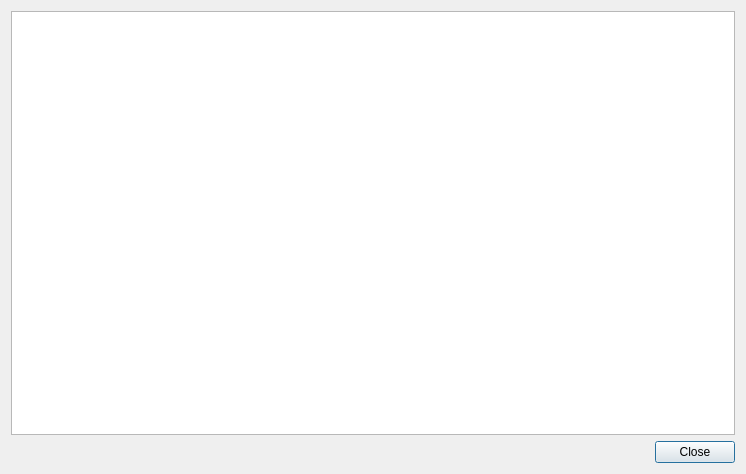
<?xml version="1.0" encoding="UTF-8"?>
<ui version="4.0">
 <class>PVTLicenceDialog</class>
 <widget class="QDialog" name="PVTLicenceDialog">
  <property name="geometry">
   <rect>
    <x>0</x>
    <y>0</y>
    <width>746</width>
    <height>474</height>
   </rect>
  </property>
  <property name="windowTitle">
   <string>Dialog</string>
  </property>
  <layout class="QGridLayout" name="gridLayout">
   <item row="0" column="0">
    <widget class="QPlainTextEdit" name="plainTextEditLicence"/>
   </item>
   <item row="1" column="0">
    <layout class="QHBoxLayout" name="horizontalLayout">
     <item>
      <spacer name="horizontalSpacer">
       <property name="orientation">
        <enum>Qt::Horizontal</enum>
       </property>
       <property name="sizeHint" stdset="0">
        <size>
         <width>40</width>
         <height>20</height>
        </size>
       </property>
      </spacer>
     </item>
     <item>
      <widget class="QPushButton" name="pushButtonClose">
       <property name="text">
        <string>Close</string>
       </property>
      </widget>
     </item>
    </layout>
   </item>
  </layout>
 </widget>
 <resources/>
 <connections/>
</ui>
